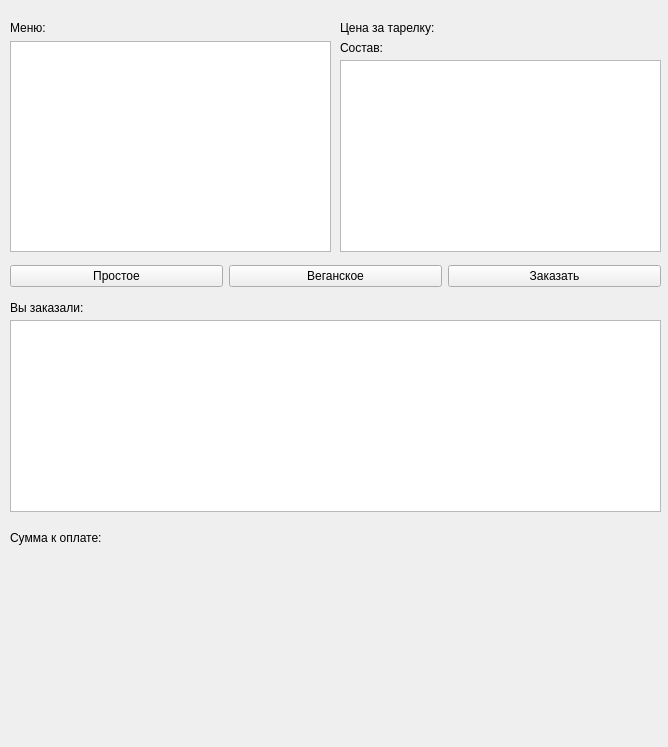
<?xml version="1.0" encoding="UTF-8"?>
<ui version="4.0">
 <class>Form</class>
 <widget class="QWidget" name="Form">
  <property name="geometry">
   <rect>
    <x>0</x>
    <y>0</y>
    <width>668</width>
    <height>747</height>
   </rect>
  </property>
  <property name="windowTitle">
   <string>Form</string>
  </property>
  <widget class="QWidget" name="horizontalLayoutWidget">
   <property name="geometry">
    <rect>
     <x>10</x>
     <y>260</y>
     <width>651</width>
     <height>32</height>
    </rect>
   </property>
   <layout class="QHBoxLayout" name="horizontalLayout">
    <item>
     <widget class="QPushButton" name="pushButtonAll">
      <property name="text">
       <string>Простое</string>
      </property>
     </widget>
    </item>
    <item>
     <widget class="QPushButton" name="pushButtonVeg">
      <property name="text">
       <string>Веганское</string>
      </property>
     </widget>
    </item>
    <item>
     <widget class="QPushButton" name="pushButtonAdd">
      <property name="text">
       <string>Заказать</string>
      </property>
     </widget>
    </item>
   </layout>
  </widget>
  <widget class="QLabel" name="label">
   <property name="geometry">
    <rect>
     <x>10</x>
     <y>300</y>
     <width>141</width>
     <height>16</height>
    </rect>
   </property>
   <property name="text">
    <string>Вы заказали:</string>
   </property>
  </widget>
  <widget class="QListWidget" name="listWidgetOrder">
   <property name="geometry">
    <rect>
     <x>10</x>
     <y>320</y>
     <width>651</width>
     <height>192</height>
    </rect>
   </property>
  </widget>
  <widget class="QLabel" name="label_2">
   <property name="geometry">
    <rect>
     <x>10</x>
     <y>20</y>
     <width>58</width>
     <height>16</height>
    </rect>
   </property>
   <property name="text">
    <string>Меню:</string>
   </property>
  </widget>
  <widget class="QLabel" name="label_3">
   <property name="geometry">
    <rect>
     <x>340</x>
     <y>20</y>
     <width>121</width>
     <height>16</height>
    </rect>
   </property>
   <property name="text">
    <string>Цена за тарелку:</string>
   </property>
  </widget>
  <widget class="QLabel" name="label_4">
   <property name="geometry">
    <rect>
     <x>340</x>
     <y>40</y>
     <width>58</width>
     <height>16</height>
    </rect>
   </property>
   <property name="text">
    <string>Состав:</string>
   </property>
  </widget>
  <widget class="QListWidget" name="listWidgetMenu">
   <property name="geometry">
    <rect>
     <x>10</x>
     <y>41</y>
     <width>321</width>
     <height>211</height>
    </rect>
   </property>
  </widget>
  <widget class="QListWidget" name="listWidgetIngredients">
   <property name="geometry">
    <rect>
     <x>340</x>
     <y>60</y>
     <width>321</width>
     <height>192</height>
    </rect>
   </property>
  </widget>
  <widget class="QLabel" name="labelPrice">
   <property name="geometry">
    <rect>
     <x>530</x>
     <y>20</y>
     <width>81</width>
     <height>16</height>
    </rect>
   </property>
   <property name="text">
    <string/>
   </property>
  </widget>
  <widget class="QLabel" name="label_5">
   <property name="geometry">
    <rect>
     <x>10</x>
     <y>530</y>
     <width>121</width>
     <height>16</height>
    </rect>
   </property>
   <property name="text">
    <string>Сумма к оплате:</string>
   </property>
  </widget>
  <widget class="QLabel" name="labelTotal">
   <property name="geometry">
    <rect>
     <x>350</x>
     <y>530</y>
     <width>161</width>
     <height>16</height>
    </rect>
   </property>
   <property name="text">
    <string/>
   </property>
  </widget>
 </widget>
 <resources/>
 <connections/>
</ui>
